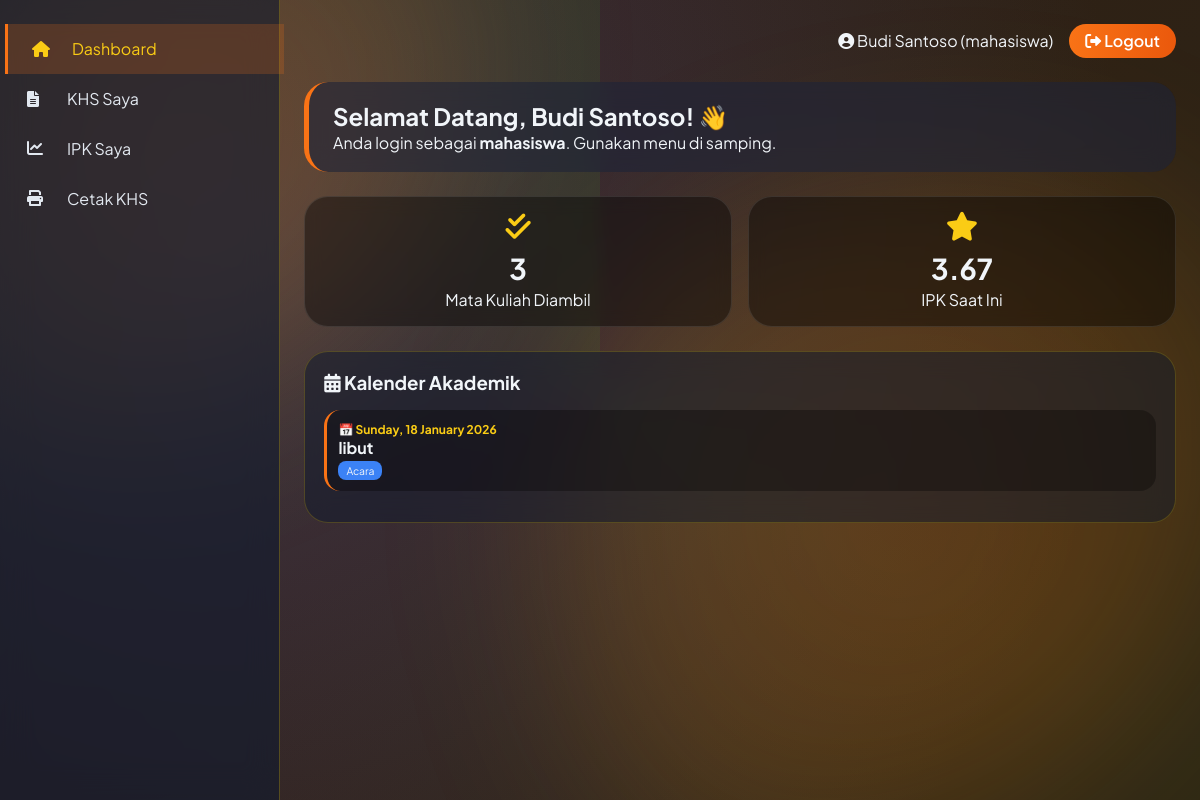
The app's page /dashboard.php (signed in) with its own data.
### tables this page shows
CREATE TABLE users (
                id INTEGER PRIMARY KEY AUTOINCREMENT,
                username TEXT UNIQUE,
                password TEXT,
                role TEXT,
                nama TEXT,
                nim TEXT,
                nidn TEXT,
                prodi TEXT
            );

CREATE TABLE kalender_akademik (
                id INTEGER PRIMARY KEY AUTOINCREMENT,
                 judul TEXT NOT NULL,
                tanggal DATE NOT NULL,
                deskripsi TEXT,
                tipe TEXT DEFAULT 'acara'
            );

### User.php (called while the page is built, shortened)
<?php
abstract class User implements Laporan {
    public function __construct($id, $username, $nama, $role) {
        $this->id = $id;
    }
    public static function getCurrentUser() {
        $db = Database::getInstance()->getConnection();
        $stmt = $db->prepare("SELECT * FROM users WHERE id = ?");
        $stmt->execute([$_SESSION['user_id']]);
        require_once __DIR__ . '/Mahasiswa.php';
        if ($user['role'] == 'mahasiswa') {
            return new Mahasiswa($user['id'], $user['username'], $user['nama'], $user['nim'], $user['prodi']);
        } else {
            return new Dosen($user['id'], $user['username'], $user['nama'], $user['nidn']);
        }
    }
}
?>

### Mahasiswa.php (called while the page is built, shortened)
<?php
require_once 'User.php';
class Mahasiswa extends User {
    public function getKHS() {
        $db = Database::getInstance()->getConnection();
        $stmt = $db->prepare("
            SELECT mk.kode, mk.nama, mk.sks, n.nilai_huruf, n.semester, n.tahun_akademik
            FROM nilai n
            JOIN matakuliah mk ON n.matakuliah_id = mk.id
            WHERE n.mahasiswa_id = ?
            ORDER BY n.tahun_akademik DESC, n.semester DESC, mk.kode
        ");
        $stmt->execute([$this->id]);
        return $stmt->fetchAll(PDO::FETCH_ASSOC);
    }
    public function hitungIPK() {
        $db = Database::getInstance()->getConnection();
        $stmt = $db->prepare("
            SELECT mk.sks, n.nilai_huruf
            FROM nilai n
            JOIN matakuliah mk ON n.matakuliah_id = mk.id
            WHERE n.mahasiswa_id = ?
        ");
        $stmt->execute([$this->id]);
        $rows = $stmt->fetchAll(PDO::FETCH_ASSOC);
        $totalMutu = 0;
        $totalSks = 0;
        foreach ($rows as $row) {
            $sks = $row['sks'];
            $mutu = match($row['nilai_huruf']) {
                'A' => 4,
                'B' => 3,
                'C' => 2,
                'D' => 1,
                default => 0,
            };
            $totalMutu += $mutu * $sks;
            $totalSks += $sks;
        }
        return $totalSks > 0 ? round($totalMutu / $totalSks, 2) : 0;
    }
}
?>

### kalender.php (called while the page is built, shortened)
<?php
class Kalender {
    public static function getAll() {
        $db = Database::getInstance()->getConnection();
        $stmt = $db->query("SELECT * FROM kalender_akademik ORDER BY tanggal DESC");
        return $stmt->fetchAll(PDO::FETCH_ASSOC);
    }
}
?>

### dashboard.php (the view, shortened to what this page needs)
<?php
$role = $_SESSION['role'];
$nama = $_SESSION['nama'];
$totalMahasiswa = (class_exists('Nilai') && method_exists('Nilai', 'getAllMahasiswa')) ? count(Nilai::getAllMahasiswa()) : 0;
$totalMatakuliah = (class_exists('Matakuliah') && method_exists('Matakuliah', 'getAll')) ? count(Matakuliah::getAll()) : 0;
$totalNilai = (class_exists('Nilai') && method_exists('Nilai', 'getAll')) ? count(Nilai::getAll()) : 0;
$kalender = (class_exists('Kalender') && method_exists('Kalender', 'getAll')) ? Kalender::getAll() : [];
$ipk = 0;
$khs = [];
if ($role === 'mahasiswa' && class_exists('User') && method_exists('User', 'getCurrentUser')) {
    $user = User::getCurrentUser();
    if ($user && method_exists($user, 'hitungIPK')) $ipk = $user->hitungIPK();
    if ($user && method_exists($user, 'getKHS')) $khs = $user->getKHS();
}
?>
<!DOCTYPE html>
<html lang="id">
<head>
    <link rel="stylesheet" href="https://cdnjs.cloudflare.com/ajax/libs/font-awesome/6.0.0-beta3/css/all.min.css">
</head>
<body>
<div class="animated-bg"></div>
<div class="blob" style="top:-20%; left:-10%;"></div>
<div class="blob" style="bottom:-10%; right:-5%; width:60vw; height:60vw;"></div>
<div class="dashboard-container">
    <div class="sidebar">
        <?php if ($role == 'dosen'): ?>
            <a href="dashboard.php" class="active"><i class="fas fa-tachometer-alt"></i> Dashboard</a>
            <a href="mahasiswa.php"><i class="fas fa-user-graduate"></i> Mahasiswa</a>
            <a href="matakuliah.php"><i class="fas fa-book"></i> Mata Kuliah</a>
            <a href="nilai.php"><i class="fas fa-pen-fancy"></i> Input Nilai</a>
            <a href="khs.php"><i class="fas fa-file-alt"></i> KHS Mahasiswa</a>
            <a href="ipk.php"><i class="fas fa-chart-line"></i> Hitung IPK</a>
        <?php else: ?>
            <a href="dashboard.php" class="active"><i class="fas fa-home"></i> Dashboard</a>
            <a href="khs.php"><i class="fas fa-file-alt"></i> KHS Saya</a>
            <a href="ipk.php"><i class="fas fa-chart-line"></i> IPK Saya</a>
            <a href="laporan_cetak.php"><i class="fas fa-print"></i> Cetak KHS</a>
        <?php endif; ?>
    </div>
    <div class="main-content">
        <div class="top-bar">
            <span><i class="fas fa-user-circle"></i> <?= htmlspecialchars($nama) ?> (<?= $role ?>)</span>
            <a href="logout.php" class="logout-btn"><i class="fas fa-sign-out-alt"></i> Logout</a>
        </div>
        <div class="welcome-card">
            <h2>Selamat Datang, <?= htmlspecialchars($nama) ?>! 👋</h2>
            <p>Anda login sebagai <strong><?= $role ?></strong>. Gunakan menu di samping.</p>
        </div>
        <?php if ($role == 'dosen'): ?>
            <div class="stats-grid">
                <div class="stat-box"><i class="fas fa-users"></i><h3><?= $totalMahasiswa ?></h3><p>Total Mahasiswa</p></div>
                <div class="stat-box"><i class="fas fa-book"></i><h3><?= $totalMatakuliah ?></h3><p>Total Mata Kuliah</p></div>
                <div class="stat-box"><i class="fas fa-chart-simple"></i><h3><?= $totalNilai ?></h3><p>Total Nilai</p></div>
            </div>
        <?php else: ?>
            <div class="stats-grid">
                <div class="stat-box"><i class="fas fa-check-double"></i><h3><?= count($khs) ?></h3><p>Mata Kuliah Diambil</p></div>
                <div class="stat-box"><i class="fas fa-star"></i><h3><?= $ipk ?></h3><p>IPK Saat Ini</p></div>
            </div>
        <?php endif; ?>
        <div class="kalender-card">
            <div style="display:flex; justify-content:space-between; align-items:center; margin-bottom:1rem;">
                <h3><i class="fas fa-calendar-alt"></i> Kalender Akademik</h3>
            </div>
            <div style="max-height: 350px; overflow-y: auto;">
                <?php if (empty($kalender)): ?>
                    <p>Belum ada event kalender.</p>
                <?php else: ?>
                    <?php foreach ($kalender as $event):
                        $dateObj = new DateTime($event['tanggal']);
                        $formattedDate = $dateObj->format('l, d F Y');
                    ?>
                        <div class="event-item">
                            <div class="event-date">📅 <?= $formattedDate ?></div>
                            <div class="event-title"><?= htmlspecialchars($event['judul']) ?></div>
                            <span class="event-type type-<?= $event['tipe'] ?>"><?= ucfirst($event['tipe']) ?></span>
                        </div>
                    <?php endforeach; ?>
                <?php endif; ?>
            </div>
        </div>
    </div>
</div>
</body>
</html>

### dashboard.php (style rules this page uses)
* { margin:0; padding:0; box-sizing:border-box; }
body { font-family: 'Plus Jakarta Sans', sans-serif; background: #0a0c15; color: #f1f5f9; overflow-x: hidden; min-height: 100vh; }
.animated-bg { position: fixed; top: 0; left: 0; width: 100%; height: 100%; background: radial-gradient(circle at 20% 30%, #1e2a4a, #0a0c15 80%); z-index: -2; }
.animated-bg::before { content: ''; position: absolute; width: 200%; height: 200%; top: -50%; left: -50%; background: conic-gradient(from 0deg, #f97316, #facc15, #f97316, #facc15); animation: rotateBg 20s linear infinite; opacity: 0.15; z-index: -1; }
.blob { position: fixed; width: 50vw; height: 50vw; background: radial-gradient(circle, rgba(249,115,22,0.25), rgba(250,204,21,0.08)); border-radius: 62% 38% 72% 28% / 45% 32% 68% 55%; filter: blur(80px); z-index: -1; animation: blobMove 20s infinite alternate; }
.dashboard-container { display: flex; min-height: 100vh; position: relative; z-index: 2; }
.sidebar { width: 280px; background: rgba(15,25,45,0.6); backdrop-filter: blur(16px); border-right: 1px solid rgba(255,215,0,0.25); padding: 1.5rem 0; flex-shrink: 0; }
.sidebar a { display: flex; align-items: center; gap: 1rem; padding: 0.9rem 1.5rem; color: #e2e8f0; text-decoration: none; transition: 0.2s; border-left: 3px solid transparent; }
.sidebar a i { width: 24px; }
.sidebar a:hover, .sidebar a.active { background: rgba(249,115,22,0.2); border-left-color: #f97316; color: #facc15; transform: translateX(5px); }
.main-content { flex: 1; padding: 1.5rem; overflow-y: auto; }
.top-bar { display: flex; justify-content: flex-end; align-items: center; margin-bottom: 1.5rem; gap: 1rem; }
.logout-btn { background: linear-gradient(95deg,#f97316,#ea580c); padding:0.4rem 1rem; border-radius:40px; text-decoration:none; color:white; font-weight:600; transition:0.2s; }
.welcome-card { background: rgba(30,35,55,0.6); backdrop-filter: blur(12px); border-radius: 24px; padding: 1.2rem 1.5rem; border-left: 5px solid #f97316; margin-bottom: 1.5rem; }
.stats-grid { display: grid; grid-template-columns: repeat(auto-fit, minmax(180px,1fr)); gap: 1rem; margin-bottom: 1.5rem; }
.stat-box { background: rgba(0,0,0,0.4); backdrop-filter: blur(8px); border-radius: 24px; padding: 1rem; text-align: center; transition: 0.2s; border: 1px solid rgba(255,255,255,0.1); }
.stat-box i { font-size: 1.8rem; color: #facc15; margin-bottom: 0.3rem; }
.stat-box h3 { font-size: 1.8rem; margin: 0.2rem 0; }
.kalender-card { background: rgba(15,25,45,0.5); backdrop-filter: blur(12px); border-radius: 24px; padding: 1.2rem; border: 1px solid rgba(255,215,0,0.2); }
.event-item { border-left: 3px solid #f97316; padding: 0.7rem; margin-bottom: 0.7rem; background: rgba(0,0,0,0.3); border-radius: 1rem; }
.event-date { font-size: 0.75rem; color: #facc15; font-weight: bold; }
.event-title { font-weight: bold; }
.event-type { display: inline-block; padding: 0.2rem 0.5rem; border-radius: 0.5rem; font-size: 0.65rem; margin-top: 0.2rem; }
.type-acara { background: #3b82f6; }
.welcome-card, .stats-grid, .kalender-card { animation: fadeInUp 0.5s ease-out; }

### records on screen
users: nama "Budi Santoso", role "mahasiswa"
kalender_akademik: tanggal "Sunday, 18 January 2026", judul "libut", tipe "Acara"

### other values on screen
count($khs) "3"
$ipk "3.67"
